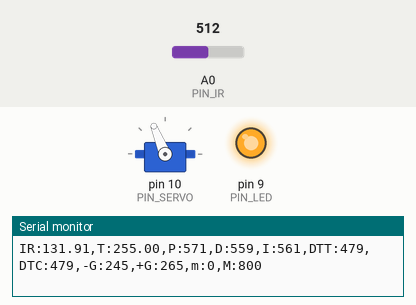
Simulated run of this sketch. Board: Arduino Uno, built with avr-gcc and run on an emulated ATmega328P. On the bench: servo, output pins drawn as LEDs (lit = HIGH), the last lines printed to the serial monitor. Inputs (shaded band) come from the test bench; at power-on: A0 (PIN_IR) = 512.

Above: at 1.2 s.
1.3 s: A0 (PIN_IR) set to 400
4.3 s: A0 (PIN_IR) set to 716
At 4.54 s:
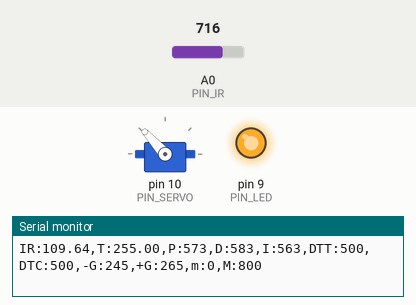
7.3 s: A0 (PIN_IR) set to 122
At 7.8 s:
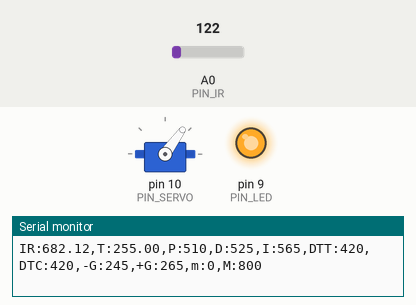
Timing chart, 0 to 10.3 s (numbered marks = the images above; inputs shaded):
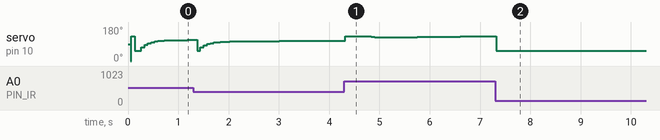

Measured:
- after the input at 7.3 s, servo on pin 10 (PIN_SERVO): 131° → 54° at once

The sketch:

28P14.ino
```cpp
#include <Servo.h>

/////////////////////////////
// Configurable parameters //
/////////////////////////////

// Arduino pin assignment
#define PIN_LED 9  // LED 9번핀에 연결
#define PIN_SERVO 10 // 서보10핀에 연결
#define PIN_IR A0  // 적외선 센서 signal -> A0핀

// Framework setting
#define _DIST_TARGET 255    // 목표 위치가 25.5cm임을 선언
#define _DIST_MIN 100
#define _DIST_MAX 410

// Servo range
#define _DUTY_MIN 1100
#define _DUTY_NEU 1450
#define _DUTY_MAX 1900

// Servo speed control
#define _SERVO_ANGLE 25       // servo 각도 설정
#define _SERVO_SPEED 1000      // servo 속도 설정

// Event periods
#define _INTERVAL_DIST 50
#define _INTERVAL_SERVO 50
#define _INTERVAL_SERIAL 100

// PID parameters
#define _KP 1.8 // 1.8 이하  올리면 진동폭이 커졌음
#define _KD 33.0  // 33.0
#define _KI 0.01  // 0.01
// Servo instance
Servo myservo;

//////////////////////
// global variables //
//////////////////////
float dist_min, dist_max;
float a, b;
float alpha;


// Distance sensor
float dist_target; // location to send the ball
float dist_ema, dist_cali, dist_raw;

// Event periods
unsigned long last_sampling_time_dist, last_sampling_time_servo, last_sampling_time_serial;
bool event_dist, event_servo, event_serial;

// Servo speed control
int duty_chg_per_interval;
int duty_target, duty_curr;

// PID variables
float error_curr, error_prev, control, pterm, dterm, iterm, KP, KD;

//filter
#define DELAY_MICROS  1500 // 필터에 넣을 샘플값을 측정하는 딜레이(고정값!)
#define EMA_ALPHA 0.35     // EMA 필터 값을 결정하는 ALPHA 값. 작성자가 생각하는 최적값임.
float ema_dist=0;            // EMA 필터에 사용할 변수
float filtered_dist;       // 최종 측정된 거리값을 넣을 변수. loop()안에 filtered_dist = filtered_ir_distance(); 형태로 사용하면 됨.
float samples_num = 3;     // 스파이크 제거를 위한 부분필터에 샘플을 몇개 측정할 것인지. 3개로 충분함! 가능하면 수정하지 말 것.

//Ramp UP
int duty_chg_max;
int duty_chg_adjust;
#define _RAMPUP_TIME 360

void setup() {
// initialize GPIO pins for LED and attach servo
 pinMode(PIN_LED,OUTPUT);
 digitalWrite(PIN_LED, 1);
 myservo.attach(PIN_SERVO);


// initialize global variables
  dist_min = _DIST_MIN;
  dist_max = _DIST_MAX;
  dist_target = _DIST_TARGET;
  a = 68.5;
  b = 308;
  error_prev = 0;
  KP = _KP;
  KD = _KD;
  iterm = 0;
  duty_target = duty_curr = dist_min;
  myservo.writeMicroseconds(duty_curr);

// move servo to neutral position
 myservo.writeMicroseconds(_DUTY_NEU);

// initialize serial port
  Serial.begin(57600); // 시리얼 포트 초기화

// convert angle speed into duty change per interval.
  duty_chg_max = (float)(_DUTY_MAX - _DUTY_MIN) * _SERVO_SPEED / 180 * _INTERVAL_SERVO / 1000;
  duty_chg_adjust = (float) duty_chg_max * _INTERVAL_SERVO / _RAMPUP_TIME;
  duty_chg_per_interval = 0; // initial speed is set to 0.
}

void loop() {

  if(millis() < last_sampling_time_servo + _INTERVAL_SERVO) return;
  // adjust duty_curr toward duty_target
  if(duty_target > duty_curr) {
    if(duty_chg_per_interval < duty_chg_max) {
      duty_chg_per_interval += duty_chg_adjust;
      if(duty_chg_per_interval > duty_chg_max) duty_chg_per_interval = duty_chg_max;
    }
    duty_curr += duty_chg_per_interval;
    if(duty_curr > duty_target) duty_curr = duty_target;
  }
  else if(duty_target < duty_curr) {
    if(duty_chg_per_interval > -duty_chg_max) {
      duty_chg_per_interval -= duty_chg_adjust;
      if(duty_chg_per_interval < -duty_chg_max) duty_chg_per_interval = -duty_chg_max;
    }
    duty_curr += duty_chg_per_interval;
    if(duty_curr < duty_target) duty_curr = duty_target;
  }
  else {
    duty_chg_per_interval = 0;
  }

  myservo.writeMicroseconds(duty_curr);

/////////////////////
// Event generator // 이벤트 실행 간격 구현
/////////////////////
  if (millis() >= last_sampling_time_dist + _INTERVAL_DIST) event_dist = true;
  if (millis() >= last_sampling_time_servo + _INTERVAL_SERVO) event_servo = true;
  if (millis() >= last_sampling_time_serial + _INTERVAL_SERIAL) event_serial = true;

////////////////////
// Event handlers //
////////////////////

  if(event_dist) {
    event_dist = false;
  // get a distance reading from the distance sensor

    dist_raw = filtered_ir_distance();


  // PID control logic
    error_curr = dist_target - dist_raw;
    if(error_curr<0){
      KD = _KD+8;
      KP = _KP+0.5;
    }
    else{
      KD = _KD;
      KP = _KP;
    }
    pterm = KP * error_curr;
    dterm = KD * (error_curr - error_prev);
    iterm += _KI * error_curr;
    control = pterm+dterm+iterm;

  // duty_target = f(duty_neutral, control)
    duty_target = _DUTY_NEU + control;

  // keep duty_target value within the range of [_DUTY_MIN, _DUTY_MAX]
    if (duty_target > _DUTY_MAX) duty_target = _DUTY_MAX;
    if (duty_target < _DUTY_MIN) duty_target = _DUTY_MIN;

  // update error_prev
    error_prev = error_curr;

    last_sampling_time_dist = millis(); // 마지막 dist event 처리 시각 기록
  }

  /*
  if(event_servo) {
    event_servo = false;
    // adjust duty_curr toward duty_target by duty_chg_per_interval
    myservo.writeMicroseconds(duty_target);
    // update servo position
    duty_curr = duty_target;
    last_sampling_time_servo = millis(); // 마지막 servo event 처리 시각 기록
  }*/

  if(event_serial) {
    event_serial = false;
    Serial.print("IR:");
    Serial.print(dist_raw);
    Serial.print(",T:");
    Serial.print(dist_target);
    Serial.print(",P:");
    Serial.print(map(pterm,-1000,1000,510,610));
    Serial.print(",D:");
    Serial.print(map(dterm,-1000,1000,510,610));
    Serial.print(",I:");
    Serial.print(map(iterm,-1000,1000,510,610));
    Serial.print(",DTT:");
    Serial.print(map(duty_target,1000,2000,410,510));
    Serial.print(",DTC:");
    Serial.print(map(duty_curr,1000,2000,410,510));
    Serial.println(",-G:245,+G:265,m:0,M:800");
    last_sampling_time_serial = millis(); // 마지막 serial event 처리 시각 기록
  }
}


float ir_distance(void){ // return value unit: mm
  float val;
  float volt = float(analogRead(PIN_IR));
  val = ((6762.0/(volt-9.0))-4.0) * 10.0;
  return val;
}

float under_noise_filter(void){ // 아래로 떨어지는 형태의 스파이크를 제거해주는 필터
  int currReading;
  int largestReading = 0;

  for (int i = 0; i < samples_num; i++) {
    currReading = 100 + 300.0 / (b - a) * (ir_distance() - a);
    if (currReading > largestReading) { largestReading = currReading; }
    // Delay a short time before taking another reading
    delayMicroseconds(DELAY_MICROS);
  }
  return largestReading;
}

float filtered_ir_distance(void){ // 아래로 떨어지는 형태의 스파이크를 제거 후, 위로 치솟는 스파이크를 제거하고 EMA필터를 적용함.
  // under_noise_filter를 통과한 값을 upper_nosie_filter에 넣어 최종 값이 나옴.
  int currReading;
  int lowestReading = 1024;
  for (int i = 0; i < samples_num; i++) {
    currReading = under_noise_filter();
    if (currReading < lowestReading) { lowestReading = currReading; }
  }
  // eam 필터 추가
  ema_dist = EMA_ALPHA*lowestReading + (1-EMA_ALPHA)*ema_dist;
  return ema_dist;
}
```
